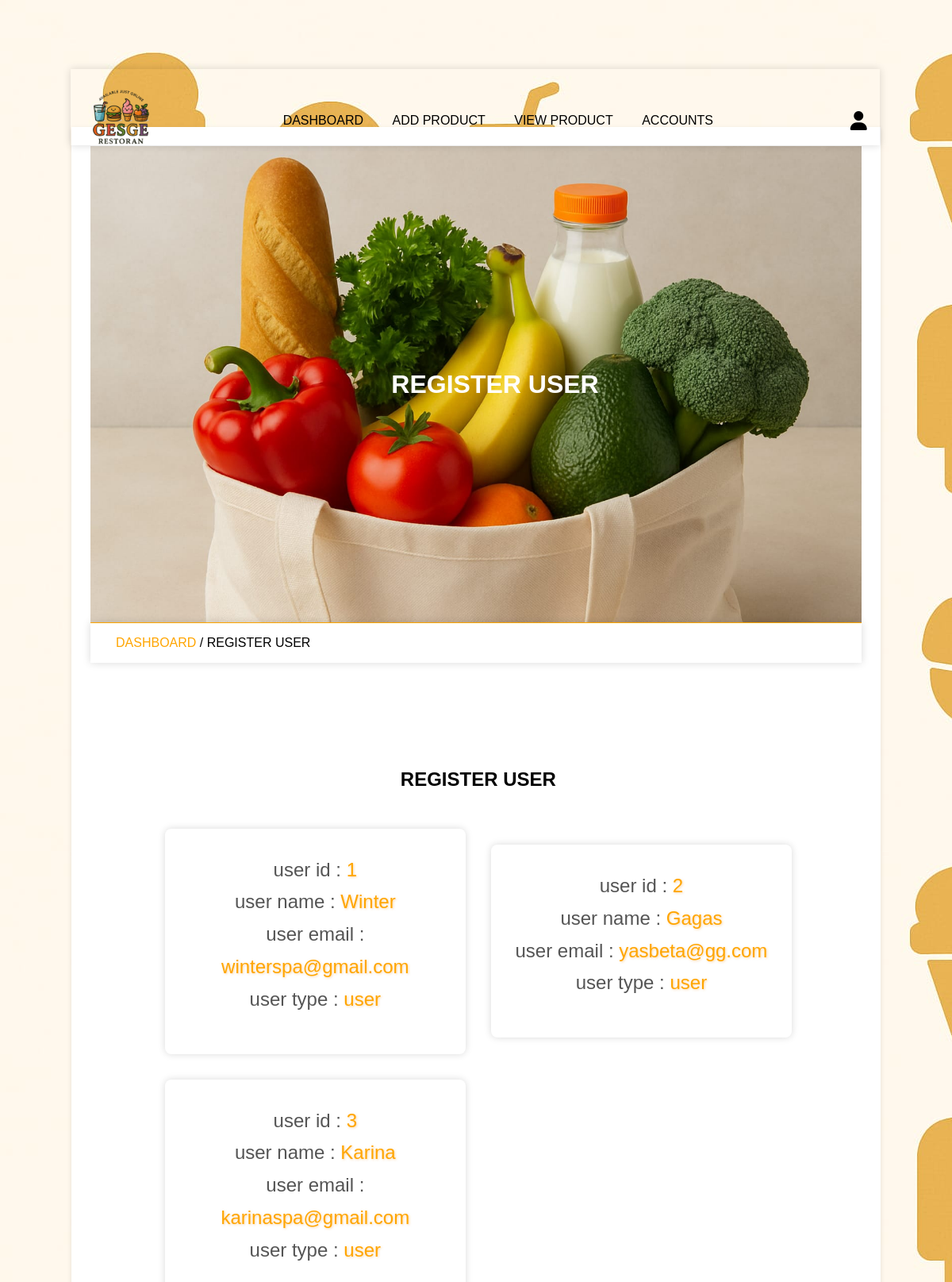
The app's page /admin/main_user.php (signed in) with its own data.
### tables this page shows
CREATE TABLE `users` (
  `id` int(11) NOT NULL,
  `name` varchar(100) NOT NULL,
  `email` varchar(100) NOT NULL,
  `password` varchar(255) NOT NULL,
  `user_type` varchar(100) NOT NULL DEFAULT 'user'
);

### admin/main_user.php (the view, shortened to what this page needs)
<?php
    include '../components/connection.php';
?>
<!DOCTYPE html>
<html>
<head>
    <link rel="stylesheet" href="../fontawasome/css/all.min.css">
    <link rel="stylesheet"  href="../admin_css/admin_style.css?v=<?php echo time(); ?>">
</head>
<body>
    <?php include '../admin_components/admin_header.php'; ?>
    <div class="main">
        <div class="banner">
            <h1>register user</h1>
        </div>
        <div class="title2">
            <a href="dashboard.php">dashboard  </a> <span>/ register user</span>
        </div>
        <section class="accounts">
            <h1 class="heading">register user</h1>
            <div class="box-container">
                <?php
                    $select_users = $conn->prepare("SELECT * FROM users");
                    $select_users->execute();
                    if ($select_users->rowCount() > 0) {
                        while($fetch_users = $select_users->fetch(PDO::FETCH_ASSOC)) {
                            $user_id = $fetch_users['id'];
                ?>
                <div class="box">
                    <p>user id : <span><?= $user_id; ?></span></p>
                    <p>user name : <span><?= $fetch_users['name']; ?></span></p>
                    <p>user email : <span><?= $fetch_users['email']; ?></span></p>
                    <p>user type : <span><?= $fetch_users['user_type']; ?></span></p>
                </div>
                <?php
                        }
                    }else{
                        echo '
                            <div class="empty">
                                <p>no user registered yet!</p>
                            </div>
                        ';
                    }
                ?>
            </div>
        </section>
    </div>
</body>
</html>

### admin_css/admin_style.css (style rules this page uses)
* { padding: 0; margin: 0; box-sizing: border-box; }
:root { --orange: #FFA500; --light-orange: #FFD580; --box-shadow: 0 0 10px rgba(0 0 0/15%); --text-shadow: 1px 1px 3px rgba(245, 173, 79, 0.5); }
html { font-size: 16px; font-family: sans-serif; --ms-overflow-style: scrollbar; --ms-text-size-adjust: 100%; --webkit-text-size-adjust: 100%; }
body { background-image: url('../images/bg1.jpg'); width: 100%; }
.main { width: 85vw; background: #fff; box-shadow: 0 2px 6px 0 rgb(0 0 0/10%); margin: 1rem auto; margin-top: 10rem; padding: 2%; }
a { text-decoration: none; }
.box-container { display: grid; grid-template-columns: repeat(auto-fit, minmax(20rem, 1fr)); align-items: center; justify-content: center; }
.box-container .box { margin: 1rem; }
.heading { text-align: center; text-transform: uppercase; padding: 1rem; margin-bottom: 1rem; }
section, .post-editor { width: 75vw; min-height: 100vw; border-radius: 10px; padding: 4%; margin: 8% 4%; margin-bottom: 2%; }
.banner { background-image: url('../images/slider4.jpg'); background-size: cover; background-position: center; background-color: var(--orange); width: 100%; height: 50vw; text-align: center; display: flex; justify-content: center; align-items: center; }
.banner h1 { text-transform: uppercase; color: #fff; margin-left: 3rem; }
.title2 { border-top: 1px solid var(--orange); padding: 1rem 2rem; text-transform: uppercase; box-shadow: var(--box-shadow); }
.title2 a { color: var(--orange); }
.accounts .box-container .box { font-size: 1.5rem; text-align: center; box-shadow: var(--box-shadow); border-radius: .5rem; text-align: center; padding: 2rem 1.5rem; padding-bottom: 3rem; line-height: 1.7; color: #555; }
.accounts .box-container .box span { color: var(--orange); text-shadow: var(--text-shadow); }

### records on screen
users: id "1", name "Winter", email "winterspa@gmail.com", user_type "user"
users: id "2", name "Gagas", email "yasbeta@gg.com", user_type "user"
users: id "3", name "Karina", email "karinaspa@gmail.com", user_type "user"
